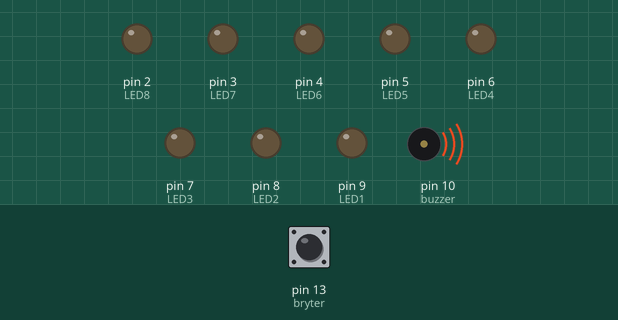
Simulated run of this sketch. Board: Arduino Uno, built with avr-gcc and run on an emulated ATmega328P. On the bench: output pins drawn as LEDs (lit = HIGH), buzzer (waves = sounding). Dashed ring = blinking. The inputs (shaded band) are chosen by the test bench; at power-on: pin 13 (bryter) HIGH.

Above: at 6.1 s.
6.2 s: pin 13 (bryter) pulled LOW for 3.2 s
At 7.5 s:
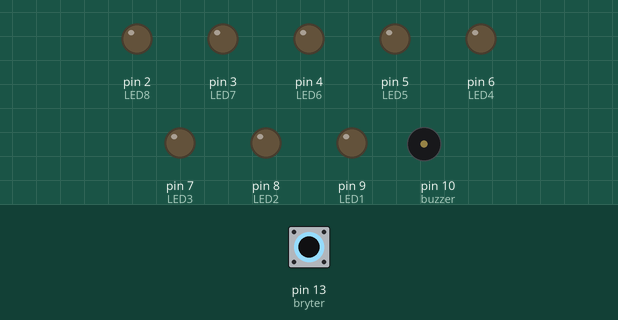
At 13.6 s:
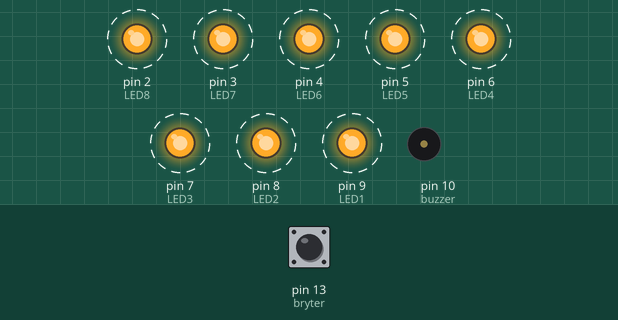
Timing chart, 0 to 16.9 s (numbered marks = the images above; inputs shaded):
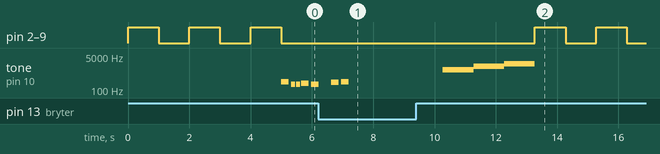

Measured:
- by itself, tone on pin 10 (buzzer): plays 247 Hz for 0.25 s, 262 Hz for 0.25 s, 1000 Hz for 1.0 s, 1500 Hz for 1.0 s, 2000 Hz for 1.0 s

The sketch:

buzzerLed.ino
```cpp
//definerer all notene, slik at vi har et bibliotek
#define NOTE_B0  31
#define NOTE_C1  33
#define NOTE_CS1 35
#define NOTE_D1  37
#define NOTE_DS1 39
#define NOTE_E1  41
#define NOTE_F1  44
#define NOTE_FS1 46
#define NOTE_G1  49
#define NOTE_GS1 52
#define NOTE_A1  55
#define NOTE_AS1 58
#define NOTE_B1  62
#define NOTE_C2  65
#define NOTE_CS2 69
#define NOTE_D2  73
#define NOTE_DS2 78
#define NOTE_E2  82
#define NOTE_F2  87
#define NOTE_FS2 93
#define NOTE_G2  98
#define NOTE_GS2 104
#define NOTE_A2  110
#define NOTE_AS2 117
#define NOTE_B2  123
#define NOTE_C3  131
#define NOTE_CS3 139
#define NOTE_D3  147
#define NOTE_DS3 156
#define NOTE_E3  165
#define NOTE_F3  175
#define NOTE_FS3 185
#define NOTE_G3  196
#define NOTE_GS3 208
#define NOTE_A3  220
#define NOTE_AS3 233
#define NOTE_B3  247
#define NOTE_C4  262
#define NOTE_CS4 277
#define NOTE_D4  294
#define NOTE_DS4 311
#define NOTE_E4  330
#define NOTE_F4  349
#define NOTE_FS4 370
#define NOTE_G4  392
#define NOTE_GS4 415
#define NOTE_A4  440
#define NOTE_AS4 466
#define NOTE_B4  494
#define NOTE_C5  523
#define NOTE_CS5 554
#define NOTE_D5  587
#define NOTE_DS5 622
#define NOTE_E5  659
#define NOTE_F5  698
#define NOTE_FS5 740
#define NOTE_G5  784
#define NOTE_GS5 831
#define NOTE_A5  880
#define NOTE_AS5 932
#define NOTE_B5  988
#define NOTE_C6  1047
#define NOTE_CS6 1109
#define NOTE_D6  1175
#define NOTE_DS6 1245
#define NOTE_E6  1319
#define NOTE_F6  1397
#define NOTE_FS6 1480
#define NOTE_G6  1568
#define NOTE_GS6 1661
#define NOTE_A6  1760
#define NOTE_AS6 1865
#define NOTE_B6  1976
#define NOTE_C7  2093
#define NOTE_CS7 2217
#define NOTE_D7  2349
#define NOTE_DS7 2489
#define NOTE_E7  2637
#define NOTE_F7  2794
#define NOTE_FS7 2960
#define NOTE_G7  3136
#define NOTE_GS7 3322
#define NOTE_A7  3520
#define NOTE_AS7 3729
#define NOTE_B7  3951
#define NOTE_C8  4186
#define NOTE_CS8 4435
#define NOTE_D8  4699
#define NOTE_DS8 4978

//oppretter ulike verdier og viser til hvilken PIN de tilhører
int LED1 = 9;
int LED2 = 8;
int LED3 = 7;
int LED4 = 6;
int LED5 = 5;
int LED6 = 4;
int LED7 = 3;
int LED8 = 2;
int bryter = 13;
int buzzer= 10;

//sang
int melody[] = {
  NOTE_C4, NOTE_G3, NOTE_G3, NOTE_A3, NOTE_G3, 0, NOTE_B3, NOTE_C4};
int duration[] = {4, 8, 8, 4, 4, 4, 4, 4};

//metode som spiller sang
void lyd() {
  //for-loop som itererer gjennom notene i melodien

  for (int thisNote = 0; thisNote < 8; thisNote++) {

    int noteDuration = 1000 / duration[thisNote];

    tone(10, melody[thisNote], noteDuration);

    int pauseBetweenNotes = noteDuration * 1.3;

    delay(pauseBetweenNotes);

    // stopper å spille sangen:
    if (digitalRead(bryter) == HIGH) {
      noTone(buzzer);

    }

  }

}
//metode for varsel-lyd
void varsel() {
    //spiller en tone
    tone(buzzer, 1000);
    //venter 1 sekund
    delay(1000);
  tone(buzzer, 1500);
    delay(1000);
    tone(buzzer, 2000);
  delay(1000);
  tone(buzzer, 1500);
  //slutter å spille lyd
  noTone(10);
}
//metode som styrer hvordan lyset skal blinke
 void blinkLys() {
  //alle lys skrus på
  digitalWrite(LED1, HIGH);
  digitalWrite(LED2, HIGH);
  digitalWrite(LED3, HIGH);
  digitalWrite(LED4, HIGH);
  digitalWrite(LED5, HIGH);
  digitalWrite(LED6, HIGH);
  digitalWrite(LED7, HIGH);
  digitalWrite(LED8, HIGH);
  //venter 1 sekund
  delay(1000);
  //alle lys skrus av
  digitalWrite(LED1, LOW);
  digitalWrite(LED2, LOW);
  digitalWrite(LED3, LOW);
  digitalWrite(LED4, LOW);
  digitalWrite(LED5, LOW);
  digitalWrite(LED6, LOW);
  digitalWrite(LED7, LOW);
  digitalWrite(LED8, LOW);
  //venter 1 sekund
  delay(1000);
  //alle lys skrus på
  digitalWrite(LED1, HIGH);
  digitalWrite(LED2, HIGH);
  digitalWrite(LED3, HIGH);
  digitalWrite(LED4, HIGH);
  digitalWrite(LED5, HIGH);
  digitalWrite(LED6, HIGH);
  digitalWrite(LED7, HIGH);
  digitalWrite(LED8, HIGH);
  //venter 1 sekund
  delay(1000);
  //alle lys skrus av
  digitalWrite(LED1, LOW);
  digitalWrite(LED2, LOW);
  digitalWrite(LED3, LOW);
  digitalWrite(LED4, LOW);
  digitalWrite(LED5, LOW);
  digitalWrite(LED6, LOW);
  digitalWrite(LED7, LOW);
  digitalWrite(LED8, LOW);
  //venter 1 sekund
  delay(1000);
  //alle lys skrus på
  digitalWrite(LED1, HIGH);
  digitalWrite(LED2, HIGH);
  digitalWrite(LED3, HIGH);
  digitalWrite(LED4, HIGH);
  digitalWrite(LED5, HIGH);
  digitalWrite(LED6, HIGH);
  digitalWrite(LED7, HIGH);
  digitalWrite(LED8, HIGH);
  //venter 1 sekund
  delay(1000);
  //alle lys skrus av
  digitalWrite(LED1, LOW);
  digitalWrite(LED2, LOW);
  digitalWrite(LED3, LOW);
  digitalWrite(LED4, LOW);
  digitalWrite(LED5, LOW);
  digitalWrite(LED6, LOW);
  digitalWrite(LED7, LOW);
  digitalWrite(LED8, LOW);
 }
//aktiverer LED-lys, piezo og bryter på INPUT siden vi skal lese inne signalene
void setup() {
  pinMode (LED2, OUTPUT);
  pinMode (LED3, OUTPUT);
  pinMode (LED1, OUTPUT);
  pinMode (LED4, OUTPUT);
  pinMode (LED5, OUTPUT);
  pinMode (LED6, OUTPUT);
  pinMode (LED7, OUTPUT);
  pinMode (LED8, OUTPUT);
  pinMode (buzzer, OUTPUT);
  pinMode (bryter, INPUT_PULLUP);

}
  //arduino kjører
  void loop() {
  //hvis knappen ikke er trykket på
  if (digitalRead(bryter) == LOW) {
    //venter 3 sekund
    delay(3000);
    //varsler brukeren
    varsel();

  }
    //hvis knappen trykkes på
    if (digitalRead(bryter) == HIGH) { //lager en loop som forteller hva programmet skal gjøre
      //lyset blinker for å bekrefte input fra brukeren
      blinkLys();
      //lyd som også bekrefter input
      lyd();
    }

}
```
